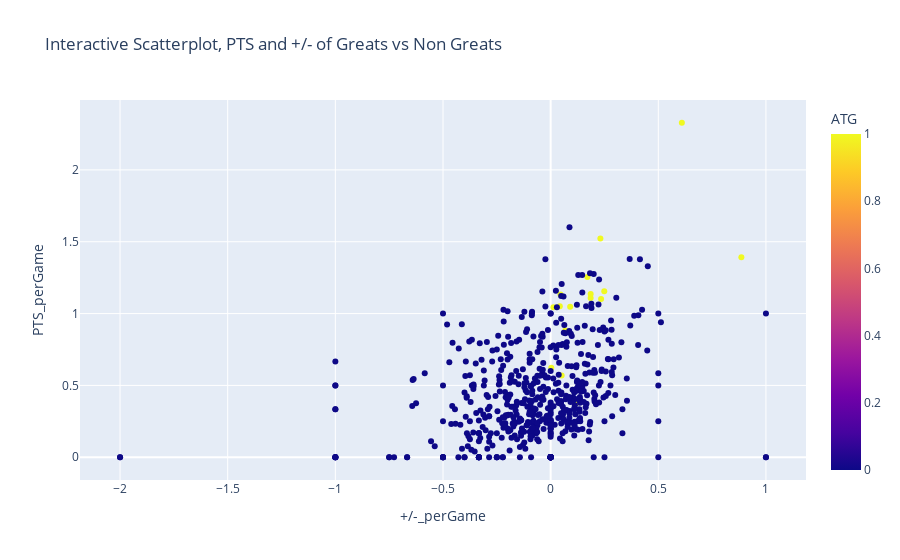

Notebook code cell kept with this figure:
### Markdown cell above
There seems to be many non-greats that appear within the greats distribution, and by making an interactive scatterplot, we can hover over the points and see their names. It comes down to one thing: consistency. The non-greats that appear in the greats distribution have not performed this way long enough to be considered all-time greats. 

This includes players like Nikita Kucherov, Aleksandr Barkov, Brad Marchand, David Pastrnak, and Joe Pavelski, among others.

However, their performance is no-less impressive! If they can keep it up, they are surely on their way to being called greats.

### Code cell
px.scatter(greats_combined, x='+/-_perGame', y='PTS_perGame', color='ATG', 
                 hover_data=['Player'],  title="Interactive Scatterplot, PTS and +/- of Greats vs Non Greats")

### Figure 1 — Plotly figure (JSON) as saved in the notebook; plotly's stock layout.template omitted (floating-point values rounded to 4 significant figures; data arrays with more than 128 entries replaced by an {"elided": "..."} marker saying what was removed)
{"data": [{"customdata": {"elided": "580x1 str values"}, "hovertemplate": "+/-_perGame=%{x}<br>PTS_perGame=%{y}<br>Player=%{customdata[0]}<br>ATG=%{marker.color}<extra></extra>", "legendgroup": "", "marker": {"color": {"elided": "580 int values"}, "coloraxis": "coloraxis", "symbol": "circle"}, "mode": "markers", "name": "", "orientation": "v", "showlegend": false, "type": "scatter", "x": {"elided": "580 float values"}, "xaxis": "x", "y": {"elided": "580 float values"}, "yaxis": "y"}], "layout": {"coloraxis": {"colorbar": {"title": {"text": "ATG"}}, "colorscale": [[0, "#0d0887"], [0.1111, "#46039f"], [0.2222, "#7201a8"], [0.3333, "#9c179e"], [0.4444, "#bd3786"], [0.5556, "#d8576b"], [0.6667, "#ed7953"], [0.7778, "#fb9f3a"], [0.8889, "#fdca26"], [1, "#f0f921"]]}, "legend": {"tracegroupgap": 0}, "title": {"text": "Interactive Scatterplot, PTS and +/- of Greats vs Non Greats"}, "xaxis": {"anchor": "y", "domain": [0, 1], "title": {"text": "+/-_perGame"}}, "yaxis": {"anchor": "x", "domain": [0, 1], "title": {"text": "PTS_perGame"}}}}
